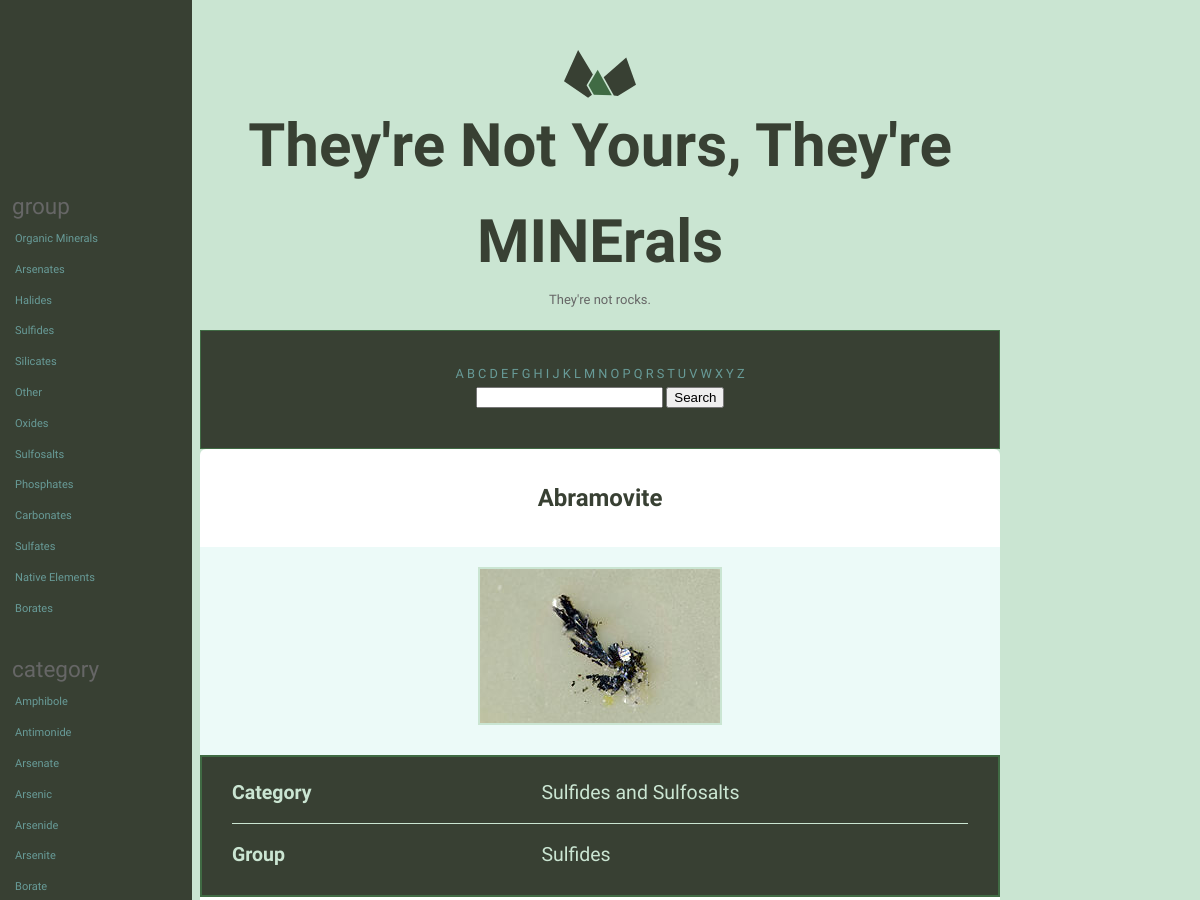
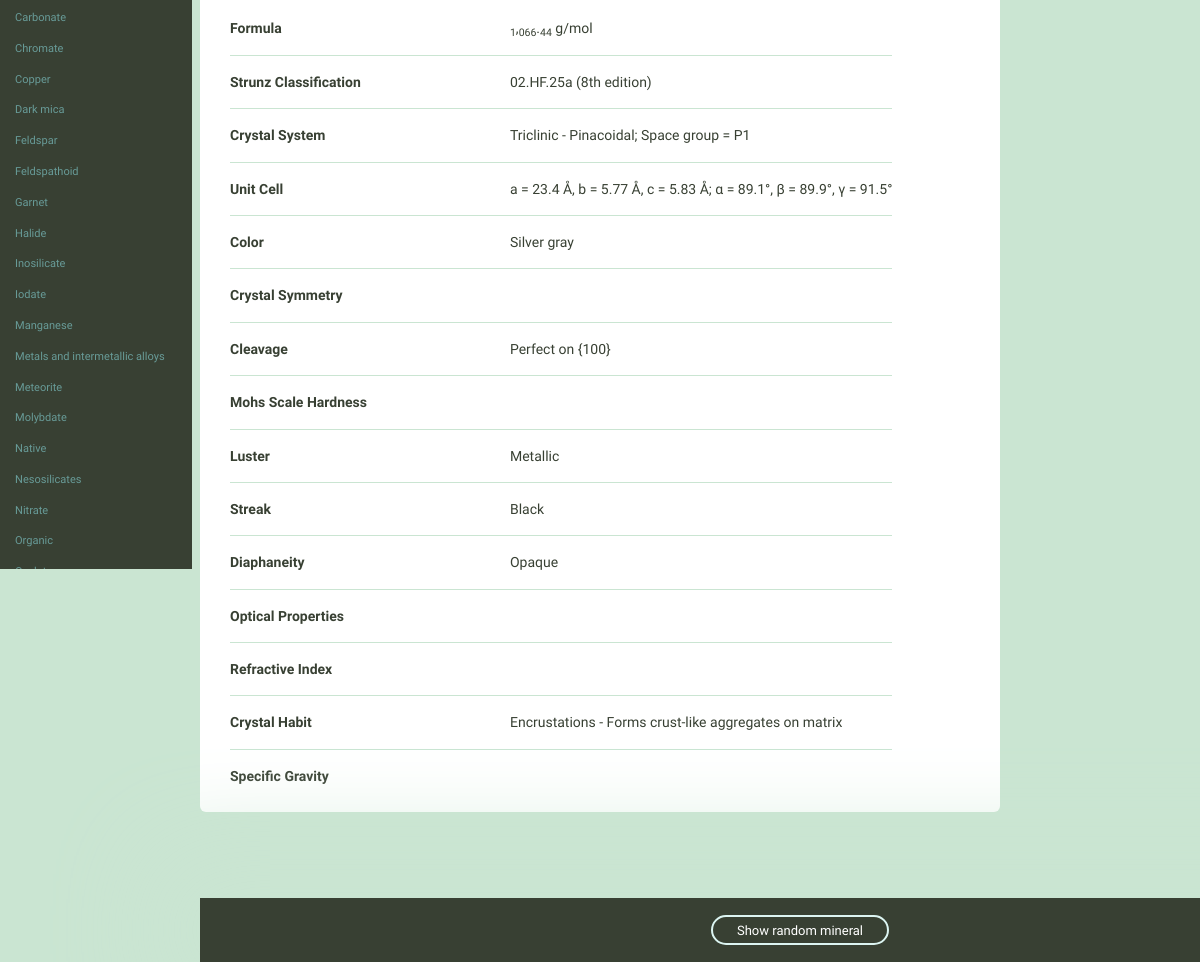
The page /catalog/mineral/4 on the database its author committed (2 pictures, top to bottom).
### catalog/models.py (models this page shows, shortened)
class Mineral(models.Model):
    name = models.CharField(max_length=255)
    image_filename = models.CharField(max_length=255)
    image_caption = models.TextField()
    category = models.CharField(max_length=255)
    formula = models.CharField(max_length=255)
    strunz_classification = models.CharField(max_length=255)
    crystal_system = models.CharField(max_length=255)
    unit_cell = models.CharField(max_length=255)
    color = models.CharField(max_length=255)
    crystal_symmetry = models.CharField(max_length=255)
    cleavage = models.CharField(max_length=255)
    mohs_scale_hardness = models.CharField(max_length=255)
    luster = models.CharField(max_length=255)
    streak = models.CharField(max_length=255)
    diaphaneity = models.CharField(max_length=255)
    optical_properties = models.CharField(max_length=255)
    group = models.CharField(max_length=255)
    refractive_index = models.CharField(max_length=255,
                                        blank=True,
                                        default="")
    crystal_habit = models.CharField(max_length=255,
                                     blank=True,
                                     default="")
    specific_gravity = models.CharField(max_length=255,
                                        blank=True,
                                        default="")
    class Meta:
        ordering = ['name', ]
    def fieldnames_and_values(self):
        fields = self._meta.get_fields()
        data = {}
        for field in fields:
            data[field.name] = {
                'name': field.name.replace("_", " "),
                'value': getattr(self, field.name)
            }
        return data

### catalog/views.py (the view)
# urls.py: re_path('^mineral/(?P<mineral_id>\d+)', views.detail, name='detail'),
def detail(request, mineral_id):
    mineral = Mineral.objects.get(pk=mineral_id)
    exclude = ['id']
    top_section = ['name', 'image_filename', 'image_caption']
    highlighted = ['category', 'group']
    template = 'catalog/detail.html'
    context = {'mineral': mineral,
               'exclude': exclude,
               'top_section': top_section,
               'highlighted': highlighted,'filter_fields': FILTER_FIELDS}
    return render(request, template, context)

### catalog/templatetags/catalog_extras.py (called while the page is built)
@register.inclusion_tag('catalog/field_nav.html')
def nav_field_list(group_lookup, bolded):
    items = group_lookup.list
    items = [x.replace(' ', '_') for x in items]
    return {'field': group_lookup.name, 'items': items, 'bolded': bolded, 'range': range(len(items))}

@register.filter('deunderscore')
def deunderscore(text):
    return text.replace('_', ' ')

@register.filter('index')
def index(list, i):
    return list[int(i)]

### catalog/templates/catalog/detail.html (shortened to what this page needs)
{% extends 'layout.html' %}
{% load static %}
{% block custom_css %}
  <link rel="stylesheet" href="{% static 'catalog/css/catalog.css' %}">
{% endblock %}
{% block content %}
  <div class="grid-100 mineral__container">
    <h1 class="mineral__name">{{ mineral.name }}</h1>
    <div class="mineral__image-bg">
      {% with 'img/'|add:mineral.image_filename as image_path %}
        <img class="mineral__image" src="{% static image_path %}">
      {% endwith %}
      <p class="mineral__caption">{{ mineral.image_caption }}</p>
    </div>
    <div class="mineral__table-container container-highlighted">
        <table class="mineral__table table-highlighted">
            {% for key, value in mineral.fieldnames_and_values.items %}
            {% if key in highlighted %}
              <tr>
                <td class="mineral__category">{{ value.name|title }}</td>
                <td>{{ value.value|safe }}</td>
              </tr>
            {% endif %}
          {% endfor %}
        </table>
    </div>
    <div class="mineral__table-container">
      <table class="mineral__table">
        {% for key, value in mineral.fieldnames_and_values.items %}
          {% if key not in exclude and key not in top_section and key not in highlighted %}
            <tr>
              <td class="mineral__category">{{ value.name|title }}</td>
              <td>{{ value.value|safe }}</td>
            </tr>
          {% endif %}
        {% endfor %}
      </table>
    </div>
  </div>
{% endblock %}

### assets/css/global.css (style rules this page uses)
html { font-family: sans-serif; -ms-text-size-adjust: 100%; -webkit-text-size-adjust: 100%; }
body { margin: 0; }
h1 { font-size: 2em; margin: 0.67em 0; }
sub { font-size: 75%; line-height: 0; position: relative; vertical-align: baseline; bottom: -0.25em; }
img { border: 0; }
table { border-collapse: collapse; border-spacing: 0; }
td, th { padding: 0; }
html { font-size: 62.5%; }
body { background-color: #CAE5D2; font-size: 1.5em; line-height: 1.6; font-weight: 400; font-family: "Cousine"; color: #666; }
.grid, .grid-5, .grid-10, .grid-15, .grid-20, .grid-25, .grid-30, .grid-33, .grid-35, .grid-40, .grid-45, .grid-50, .grid-55, .grid-60, .grid-65, .grid-66, .grid-70, .grid-75, .grid-80, .grid-90, .grid-95, .grid-100 { float: left; box-sizing: border-box; position: relative; }
.grid-100 { width: 100%; padding: 0 15px; }
h1, h2, h3, h4, h5, h6 { margin-top: 0; margin-bottom: 2rem; font-weight: bold; font-family: "Work Sans", sans-serif; color: #384033; }
h1 { font-size: 3.8rem; }
@media (min-width: 550px) { h1 { font-size: 3.8rem; } }
p { margin-top: 0; font-size: 1.6rem; }
th, td { padding: 15px; text-align: left; border-bottom: 1px solid #e1e1e1; }
th:first-child, td:first-child { padding-left: 0; }
th:last-child, td:last-child { padding-right: 0; }
table, p, ul { margin-bottom: 2.5rem; }
.mineral__container { background-color: #fff; border-radius: 6px; list-style: none; padding: 0; text-align: center; }
.mineral__name { display: block; width: 100%; margin: 0; font-size: 24px; padding: 30px 0 30px 0; }
.mineral__image { display: block; margin: 0 auto; border: solid 2px #CAE5D2; }
.mineral__image-bg { background-color: #ecfaf8; padding: 20px 0; }
.mineral__caption { font-size: 12px; font-style: italic; padding: 10px 0 0 0; margin: 0; }
.mineral__table { font-size: 14px; color: #384033; }
.mineral__table td { border-color: #CAE5D2; }
.mineral__table tr:last-of-type td { border-bottom: none; padding-bottom: 0; }
.mineral__table-container { padding: 5px 30px 0; }
.mineral__category { font-weight: bold; width: 40%; }

### catalog/static/catalog/css/catalog.css (style rules this page uses)
.table-highlighted { width: 100%; font-size: 1.3em; color: #CAE5D2; }
.container-highlighted { border: 2px solid #406b44; background-color: #384033; color: white; }
h1 { font-size: 4em; font-weight: 800; }

### rows shown on the page
Mineral: name "Abramovite", value "Sulfides and Sulfosalts" "Sulfides", value "1 , 066 . 44 g/mol" "02.HF.25a (8th edition)" "Triclinic - Pinacoidal; Space group = P1" "a = 23.4 Å, b = 5.77 Å, c = 5.83 Å; α = 89.1°, β = 89.9°, γ = 91.5°" "Silver gray" "Perfect on {100}" "Metallic" "Black" "Opaque" "Encrustations - Forms crust-like aggregates on matrix"

### other values the page prints
{{ groupname }} "group" "category"
{{ item }} "Organic Minerals" "Arsenates" "Halides" "Sulfides" "Silicates" "Other" "Oxides" "Sulfosalts" "Phosphates" "Carbonates" "Sulfates" "Native Elements" "Borates" "Amphibole" "Antimonide" "Arsenate" "Arsenic" "Arsenide" "Arsenite" "Borate" "Carbonate" "Chromate" "Copper" "Dark mica" "Feldspar" "Feldspathoid" "Garnet" "Halide" "Inosilicate" "Iodate" "Manganese" "Metals and intermetallic alloys" "Meteorite" "Molybdate" "Native" "Nesosilicates" "Nitrate" "Organic"
{{ letter }} "A" "B" "C" "D" "E" "F" "G" "H" "I" "J" "K" "L" "M" "N" "O" "P" "Q" "R" "S" "T" "U" "V" "W" "X" "Y" "Z"
{{ value.name|title }} "Category" "Group"
{{ value.name|title }} "Formula" "Strunz Classification" "Crystal System" "Unit Cell" "Color" "Crystal Symmetry" "Cleavage" "Mohs Scale Hardness" "Luster" "Streak" "Diaphaneity" "Optical Properties" "Refractive Index" "Crystal Habit" "Specific Gravity"
